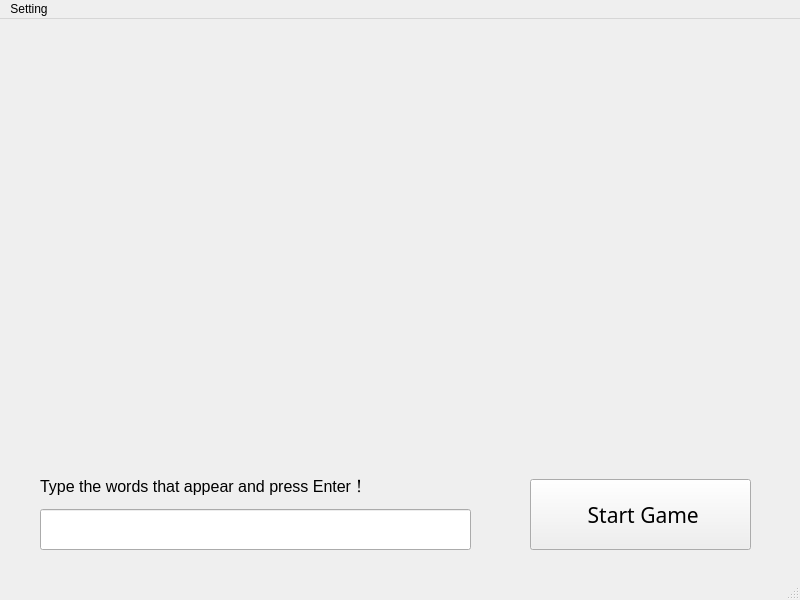
<?xml version="1.0" encoding="UTF-8"?>
<ui version="4.0">
 <class>game</class>
 <widget class="QMainWindow" name="game">
  <property name="geometry">
   <rect>
    <x>0</x>
    <y>0</y>
    <width>800</width>
    <height>600</height>
   </rect>
  </property>
  <property name="windowTitle">
   <string>MainWindow</string>
  </property>
  <widget class="QWidget" name="centralwidget">
   <widget class="QLabel" name="label">
    <property name="geometry">
     <rect>
      <x>40</x>
      <y>440</y>
      <width>411</width>
      <height>51</height>
     </rect>
    </property>
    <property name="font">
     <font>
      <family>Arial</family>
      <pointsize>12</pointsize>
     </font>
    </property>
    <property name="text">
     <string>Type the words that appear and press Enter！</string>
    </property>
   </widget>
   <widget class="QLineEdit" name="lineEdit">
    <property name="geometry">
     <rect>
      <x>40</x>
      <y>490</y>
      <width>431</width>
      <height>41</height>
     </rect>
    </property>
   </widget>
   <widget class="QPushButton" name="pushButton">
    <property name="geometry">
     <rect>
      <x>530</x>
      <y>460</y>
      <width>221</width>
      <height>71</height>
     </rect>
    </property>
    <property name="font">
     <font>
      <family>Lucida Handwriting</family>
      <pointsize>16</pointsize>
      <italic>false</italic>
     </font>
    </property>
    <property name="text">
     <string> Start Game</string>
    </property>
   </widget>
  </widget>
  <widget class="QMenuBar" name="menubar">
   <property name="geometry">
    <rect>
     <x>0</x>
     <y>0</y>
     <width>800</width>
     <height>26</height>
    </rect>
   </property>
   <widget class="QMenu" name="menuSetting">
    <property name="title">
     <string>Setting</string>
    </property>
    <addaction name="actionRestart"/>
    <addaction name="actionquit"/>
   </widget>
   <addaction name="menuSetting"/>
  </widget>
  <widget class="QStatusBar" name="statusbar"/>
  <action name="actionRestart">
   <property name="text">
    <string>Restart</string>
   </property>
  </action>
  <action name="actionquit">
   <property name="text">
    <string>Quit</string>
   </property>
  </action>
 </widget>
 <resources/>
 <connections/>
</ui>
